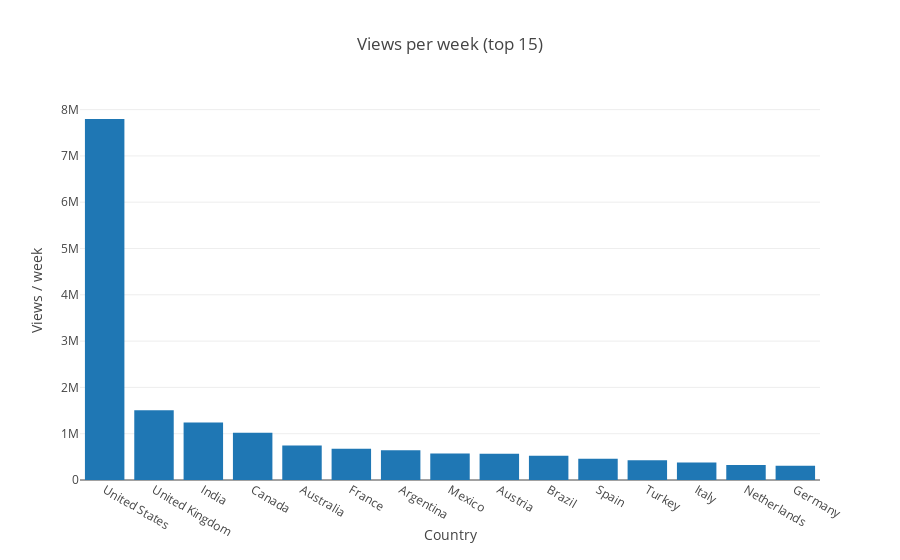

The notebook cell saved with this chart:
### Code cell
dfToPlot = talks.groupby('country').sum().sort_values('viewsWeek', ascending=False)[:15]

trace1 = go.Bar(
    name='7',
    x= dfToPlot.index.values,
    y= dfToPlot.viewsWeek,
)
layout = go.Layout(
    title='Views per week (top 15)',
    yaxis = dict(
#         range = [0, 50000],
        title='Views / week',
    ),
    xaxis = dict(
        title='Country',
#         range=[0,0.08]
#         tickvals = list(range(10)),
#         ticktext = nombres_grupos
    )
)
fig = go.Figure(data=[trace1], layout=layout)
iplot(fig)

### Figure 1 — Plotly figure (JSON) as saved in the notebook; plotly's stock layout.template omitted (floating-point values rounded to 4 significant figures)
{"data": [{"name": "7", "type": "bar", "uid": "8edddad0-ddf5-487d-86f2-511c2693f392", "x": ["United States", "United Kingdom", "India", "Canada", "Australia", "France", "Argentina", "Mexico", "Austria", "Brazil", "Spain", "Turkey", "Italy", "Netherlands", "Germany"], "y": [7797000.0, 1506000.0, 1244000.0, 1021000.0, 746100.0, 675300.0, 642200.0, 571700.0, 567100.0, 521900.0, 460400.0, 425100.0, 377900.0, 325900.0, 309100.0]}], "layout": {"title": {"text": "Views per week (top 15)"}, "xaxis": {"title": {"text": "Country"}}, "yaxis": {"title": {"text": "Views / week"}}}}
